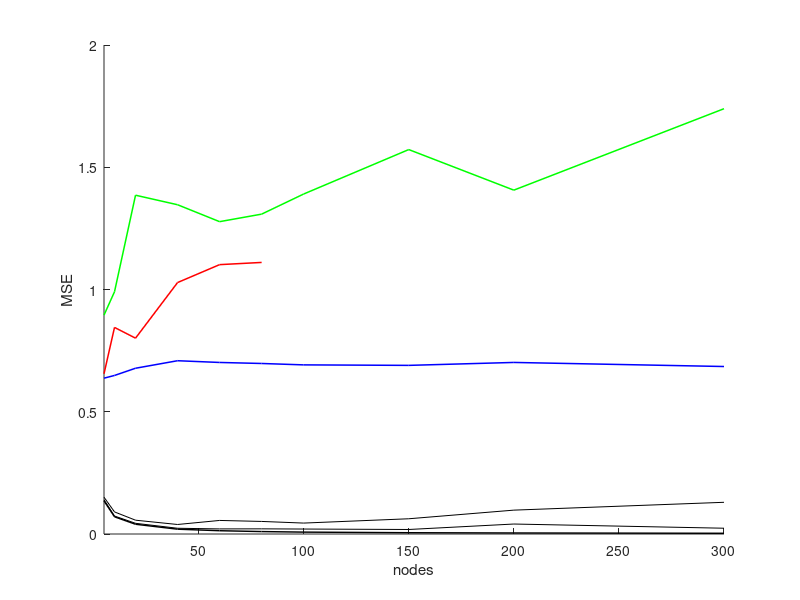
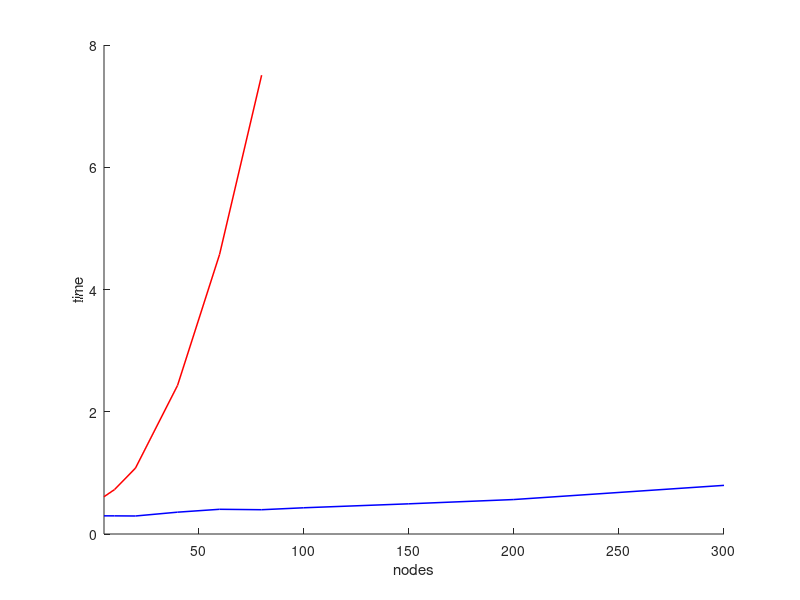
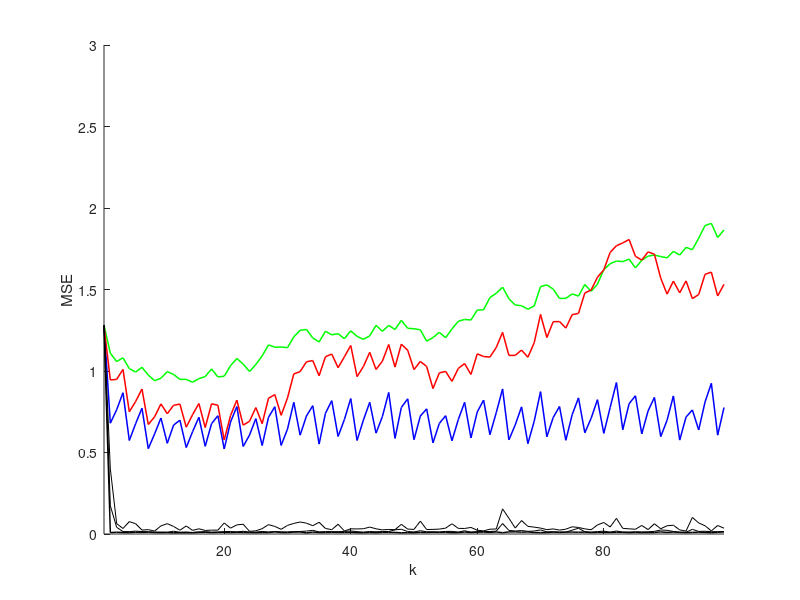

These charts were generated, in order, by the following MATLAB code:
load('data.mat')
figure(1);
hold on;
plot(Nzs(1:10), nn_mse_over_n(1:10),'color','green','LineWidth',1.1);
plot(Nzs(1:10), tn_mse_over_n(1:10),'color','blue','LineWidth',1.1);
for ii = 1:size(cn_mse_over_n,1)
    plot(Nzs(1:10), cn_mse_over_n(ii,1:10),'color','black','LineWidth',ii*0.35);
end
plot(Nzs(1:6), dn_mse_over_n(1:6),'color','red', 'LineWidth',1.1);
xlim([5,300]);
xlabel('nodes');
ylabel('MSE');

figure(2);
hold on;
plot(Nzs(1:6), dn_time_over_n(1:6),'color','red','LineWidth',1.1);
plot(Nzs(1:10), tn_time_over_n(1:10),'color','blue','LineWidth',1.1);
xlim([5,300]);
xlabel('nodes');
ylabel('time');

figure(3);
t = 1:99;
hold on;
plot(t, nn_mse_temp_o(t),'color','green','LineWidth',1.1);
plot(t, tn_mse_temp_o(t),'color','blue','LineWidth',1.1);
plot(t, dn_mse_temp_o(t),'color','red','LineWidth',1.1);
for ii = 1:size(cn_mse_over_n,1)
    plot(t, cn_mse_temp_o(ii,t),'color','black','LineWidth',ii*0.35);
end
xlim([1,99]);
ylim([0,3]);
xlabel('k');
ylabel('MSE');
set(gca,'Yscale','linear')
